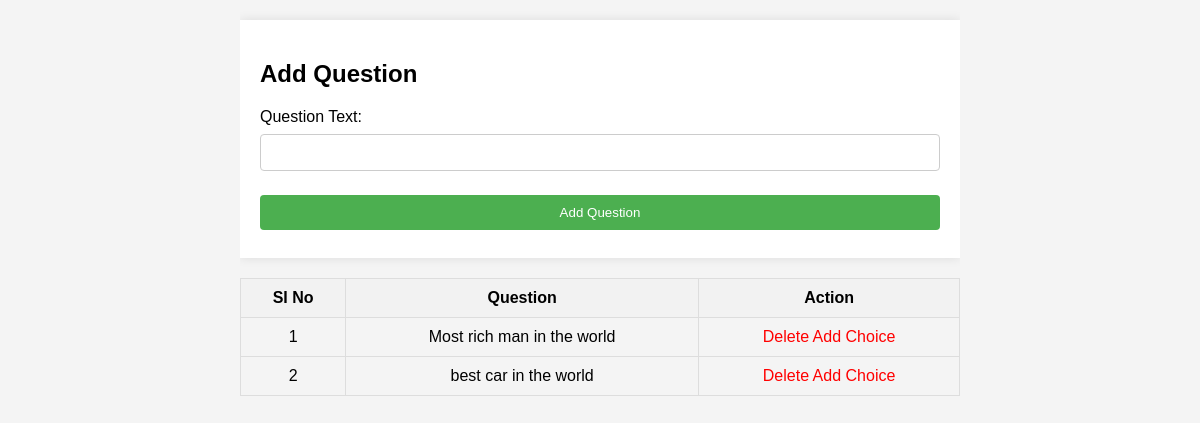
Page /Project/Tutor/AddQuestion.php?paper_id=1 on the committed database.
### tables this page shows
CREATE TABLE `tbl_question` (
  `question_id` int(11) NOT NULL,
  `question_content` varchar(100) NOT NULL,
  `questionpaper_id` int(11) NOT NULL
);

### Project/Tutor/AddQuestion.php (the view, shortened to what this page needs)
<?php
include('../Assests/connection/connection.php');
?>
<!DOCTYPE html>
<html lang="en">
<head>
</head>
<body>
<div class="container">
    <form id="main-form" method="post" action="">
        <h2>Add Question</h2>
        <label for="question_text">Question Text:</label>
        <input type="text" name="question_text" id="question_text" required />
        <input type="submit" name="btnsubmit" id="btnsubmit" value="Add Question" />
    </form>
    <table>
        <tr>
            <th>SI No</th>
            <th>Question</th>
            <th>Action</th>
        </tr>
        <?php
            $selQry = "SELECT * FROM tbl_question WHERE questionpaper_id='".$_GET['paper_id']."'";
            $result = $con->query($selQry);
            $i = 0;
            while ($data = $result->fetch_assoc()) {
                $i++;
        ?>
        <tr>
            <td><?php echo $i; ?></td>
            <td><?php echo $data["question_content"]; ?></td>
            <td>
                <a href="AddQuestion.php?delID=<?php echo $data["question_id"]; ?>" class="delete-btn">Delete</a>
                <a href="AddChoice.php?choice_id=<?php echo $data["question_id"]; ?>" class="delete-btn">Add Choice</a>
            </td>
        </tr>
        <?php
            }
        ?>
    </table>
</div>
</body>
</html>

### Project/Tutor/AddQuestion.php (style rules this page uses)
body { font-family: Arial, sans-serif; background-color: #f4f4f4; margin: 0; padding: 0; }
.container { width: 60%; margin: auto; overflow: hidden; }
#main-form { background: #fff; padding: 20px; margin-top: 20px; box-shadow: 0 0 10px rgba(0,0,0,0.1); }
table { width: 100%; margin-top: 20px; border-collapse: collapse; }
table, th, td { border: 1px solid #ddd; }
th, td { padding: 10px; text-align: center; }
th { background-color: #f2f2f2; }
select, input[type="text"] { width: 100%; padding: 10px; margin-top: 8px; margin-bottom: 16px; display: inline-block; border: 1px solid #ccc; border-radius: 4px; box-sizing: border-box; }
input[type="submit"] { width: 100%; background-color: #4CAF50; color: white; padding: 10px 15px; margin: 8px 0; border: none; border-radius: 4px; cursor: pointer; }
.delete-btn { color: red; text-decoration: none; }

### rows in the picture
tbl_question: question_content "Most rich man in the world"
tbl_question: question_content "best car in the world"
